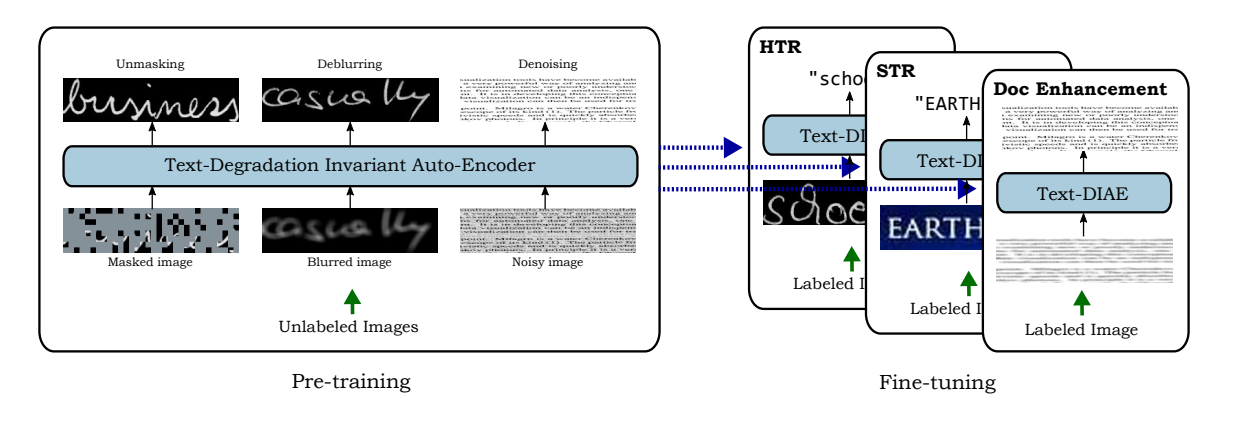
#> input picture imgs/text-diae.png, 1253 x 425 px
$ python -i htrAugmentor.py   (imports and definitions only)
#> lines starting #> are read from the running program, lines starting #| are printed output that depends on the picture; after the words box and inside, x2 and y2 are one past the last pixel; in counts of white or black regions, pixels touching at a corner belong together
import cv2
import numpy as np
import random

def augmentor(img):
    TH,TW=img.shape
#> TH = 425; TW = 1253

    param_gamma_low=.3
    param_gamma_high=2

    param_mean_gaussian_noise=0
    param_sigma_gaussian_noise=100**0.5

    param_kanungo_alpha=2 # params controlling how much foreground and background pixels flip state
    param_kanungo_beta=2
    param_kanungo_alpha0=1
    param_kanungo_beta0=1
    param_kanungo_mu=0
    param_kanungo_k=2

    param_min_shear=-.5 # more shear to the left than to the right
    param_max_shear=.25

    param_rotation=3 # plus minus angles for rotation

    param_scale=.2 # one plus minus parameter as scaling factor

    param_movement_BB=6 # translation for cropping errors in pixels

    # add gaussian noise
    gauss = np.random.normal(param_mean_gaussian_noise,param_sigma_gaussian_noise,(TH,TW))
    gauss = gauss.reshape(TH,TW)
    gaussiannoise = np.uint8(np.clip(np.float32(img) + gauss,0,255))

    # randomly erode, dilate or nothing
    # we could move it also after binarization
    kernel=np.ones((3,3),np.uint8)
    a=random.choice([0,1])
    # if a==1:
    #     gaussiannoise=cv2.erode(gaussiannoise,kernel,iterations=1)

    # add random gamma correction
    gamma=np.random.uniform(param_gamma_low,param_gamma_high)
    invGamma = 1.0 / gamma
    table = np.array([((i / 255.0) ** invGamma) * 255
        for i in np.arange(0, 256)]).astype("uint8")
    gammacorrected = cv2.LUT(np.uint8(gaussiannoise), table)
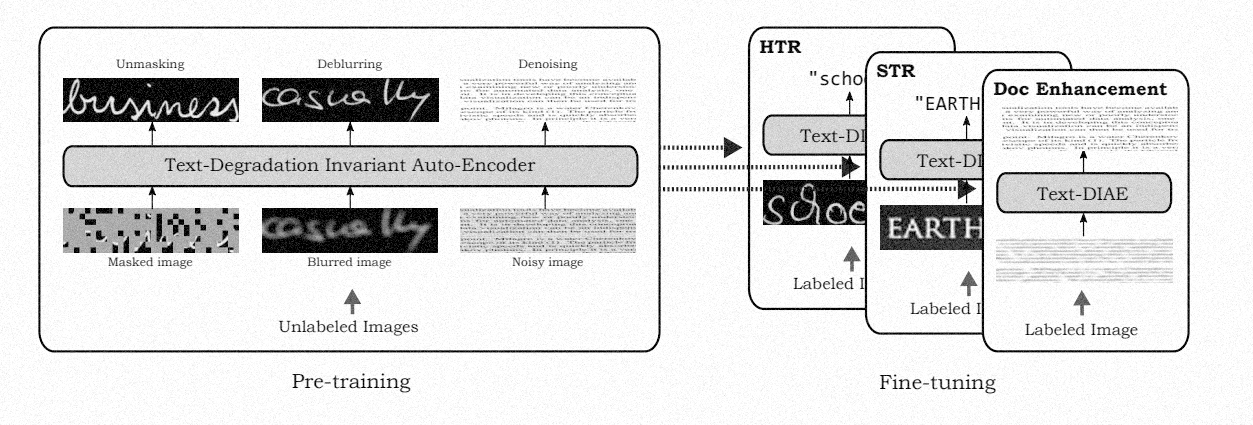
#> gammacorrected: shape (425, 1253); min 0, max 255, mean 223.7

    # binarize image with Otsu
    otsu_th,binarized = cv2.threshold(gammacorrected,0,1,cv2.THRESH_BINARY_INV+cv2.THRESH_OTSU)
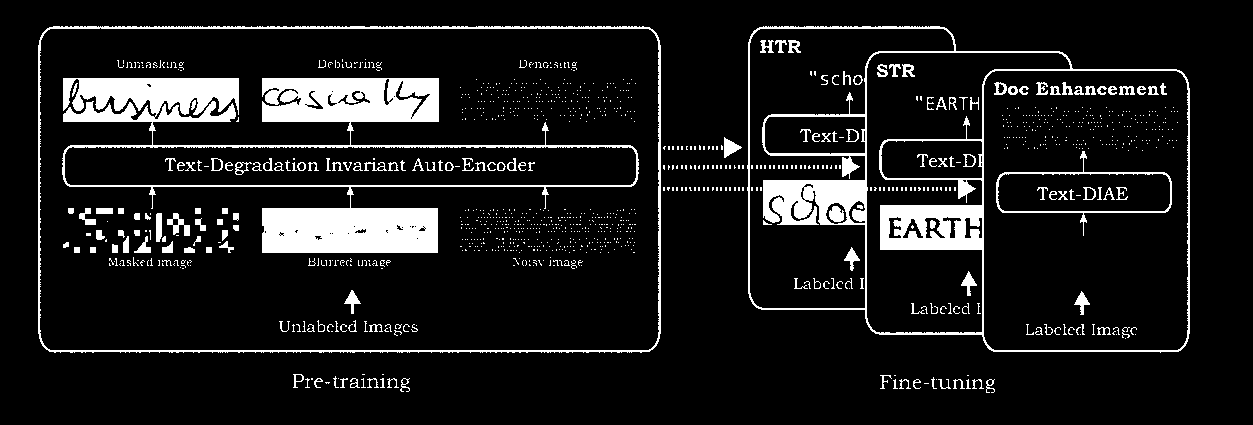
#> binarized: shape (425, 1253); values 0 (black) and 1 (white), 10.4% white; 1191 white regions (1021 under 20 px), largest, box (x1, y1, x2, y2) and area: (62, 78, 639, 253) 24513, (747, 26, 1190, 353) 13927, (38, 26, 661, 353) 4551
#> otsu_th = 143

    # Kanungo noise
    dist = cv2.distanceTransform(1-binarized, cv2.DIST_L1, 3)
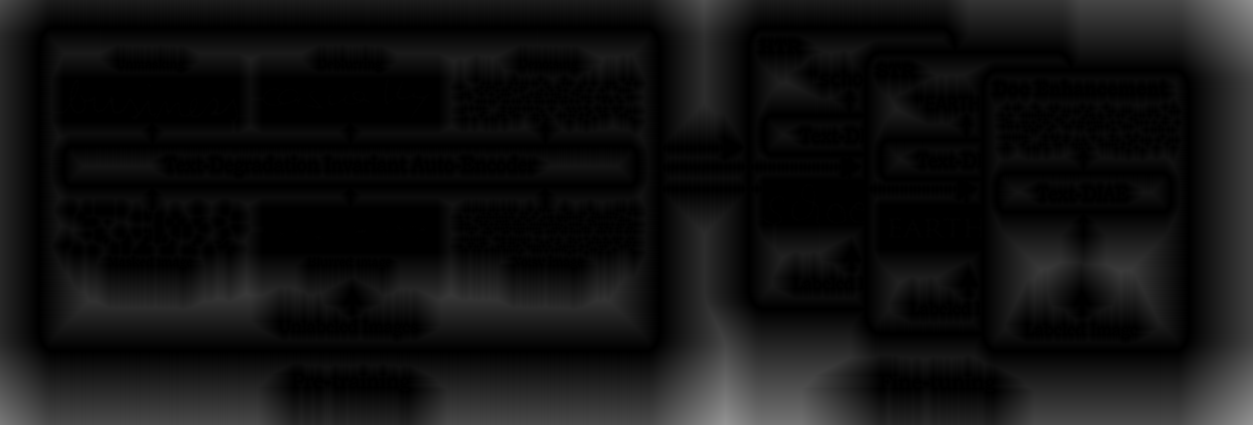
#> dist: shape (425, 1253) float32; min 0, max 148, mean 17.8
    dist2 = cv2.distanceTransform(binarized, cv2.DIST_L1, 3)

    dist = dist.astype('float64')
    dist2 = dist2.astype('float64')

    P=(param_kanungo_alpha0*np.exp(-param_kanungo_alpha * dist**2)) + param_kanungo_mu
    P2=(param_kanungo_beta0*np.exp(-param_kanungo_beta * dist2**2)) + param_kanungo_mu
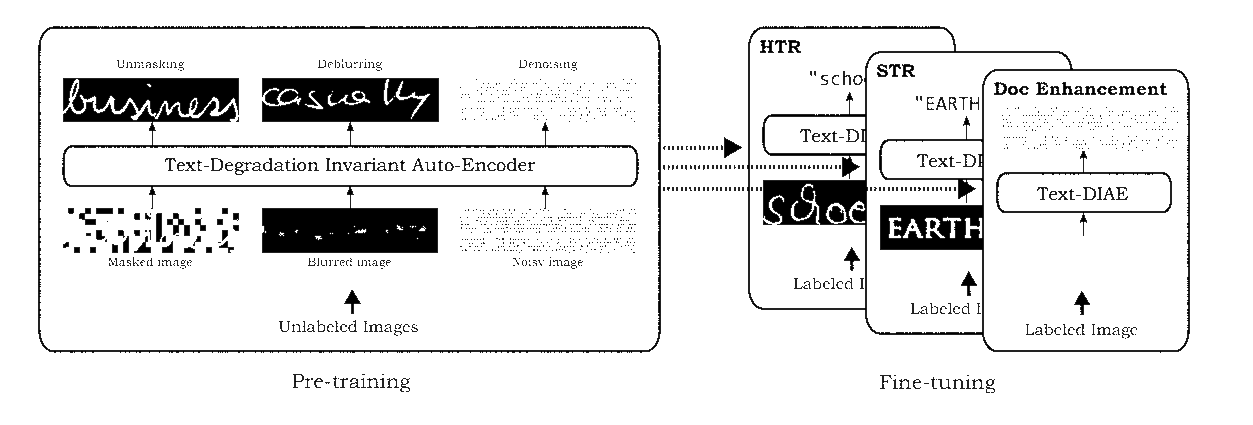
#> P2: shape (425, 1253) float64; min 9.5e-252, max 1, mean 0.903
    distorted=binarized.copy()
    distorted[((P>np.random.rand(P.shape[0],P.shape[1])) & (binarized==0))]=1
    distorted[((P2>np.random.rand(P.shape[0],P.shape[1])) & (binarized==1))]=0
#> distorted: shape (425, 1253); values 0 (black) and 1 (white), 10.5% white; 1334 white regions (1129 under 20 px), largest, box (x1, y1, x2, y2) and area: (98, 77, 512, 149) 8200, (261, 207, 439, 254) 7793, (62, 77, 240, 132) 6419
    closing = cv2.morphologyEx(distorted, cv2.MORPH_CLOSE, np.ones((param_kanungo_k,param_kanungo_k),dtype=np.uint8))
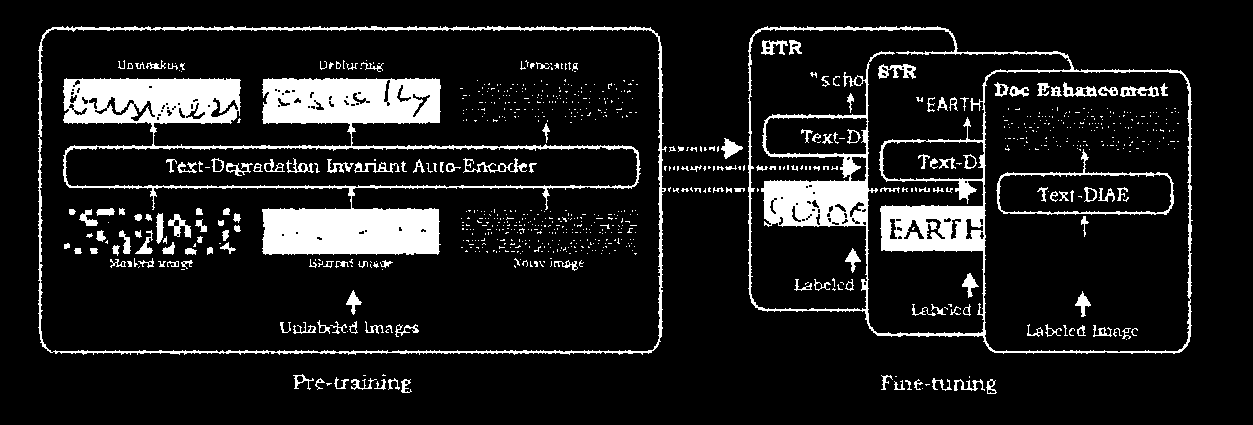
#> closing: shape (425, 1253); values 0 (black) and 1 (white), 11.3% white; 867 white regions (700 under 20 px), largest, box (x1, y1, x2, y2) and area: (63, 78, 641, 255) 25482, (748, 26, 1193, 354) 15398, (38, 26, 667, 355) 5100

    # apply binary image as mask and put it on a larger canvas
    pseudo_binarized = closing * (255-gammacorrected)
    canvas=np.zeros((3*TH,3*TW),dtype=np.uint8)
    canvas[TH:2*TH,TW:2*TW]=pseudo_binarized
    points=[]
    count = 0
    while(len(points)<1):
        count += 1
        if count > 50:
            break

        # random shear
        shear_angle=np.random.uniform(param_min_shear,param_max_shear)
        M=np.float32([[1,shear_angle,0],[0,1,0]])
        sheared = cv2.warpAffine(canvas,M,(3*TW,3*TH),flags=cv2.WARP_INVERSE_MAP|cv2.INTER_CUBIC)

        # random rotation
        M = cv2.getRotationMatrix2D((3*TW/2,3*TH/2),np.random.uniform(-param_rotation,param_rotation),1)
        rotated = cv2.warpAffine(sheared,M,(3*TW,3*TH),flags=cv2.WARP_INVERSE_MAP|cv2.INTER_CUBIC)

        # random scaling
        scaling_factor=np.random.uniform(1-param_scale,1+param_scale)
        scaled = cv2.resize(rotated,None,fx=scaling_factor,fy=scaling_factor,interpolation=cv2.INTER_CUBIC)

        # detect cropping parameters
        points = np.argwhere(scaled!=0)
        points = np.fliplr(points)
#> this loop made 1 pass
#> pass 1, in augmentor, `rotated = cv2.warpAffine(sheared,M,(3*TW,3*TH),flags=cv2.WARP_INVERSE_..`:
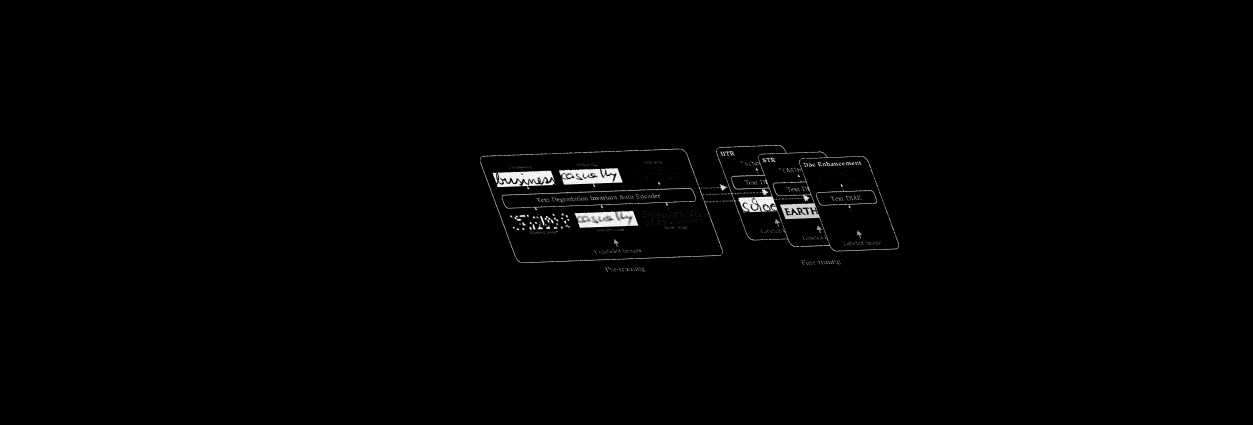
#> rotated: shape (1275, 3759) (shown at 1/3 size); min 0, max 255, mean 2.2
#> after the loop, count = 1

    if len(points) < 1:
        return pseudo_binarized

    r = cv2.boundingRect(np.array([points]))
#> r = (1618, 487, 1418, 433)

    #random cropping
    deltax=random.randint(-param_movement_BB,param_movement_BB)
    deltay=random.randint(-param_movement_BB,param_movement_BB)
    x1=min(scaled.shape[0]-1,max(0,r[1]+deltax))
#> x1 = 493
    y1=min(scaled.shape[1]-1,max(0,r[0]+deltay))
#> y1 = 1618
    x2=min(scaled.shape[0],x1+r[3])
#> x2 = 926
    y2=min(scaled.shape[1],y1+r[2])
#> y2 = 3036
    final_image=np.uint8(scaled[x1:x2,y1:y2])
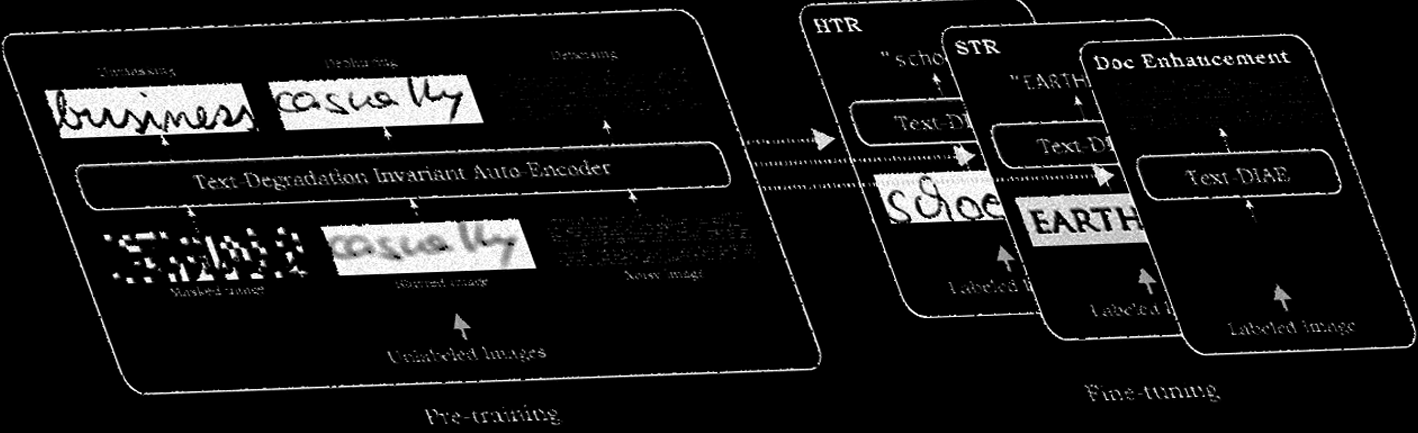
#> final_image: shape (433, 1418); min 0, max 255, mean 21.7

    return final_image

>>> import cv2
>>> picture = cv2.imread('imgs/text-diae.png', cv2.IMREAD_GRAYSCALE)
>>> result = augmentor(picture)
